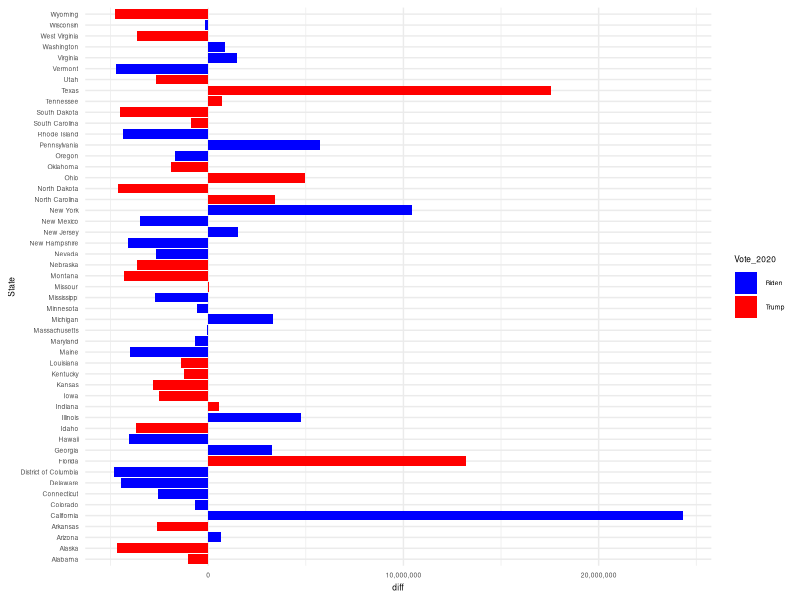
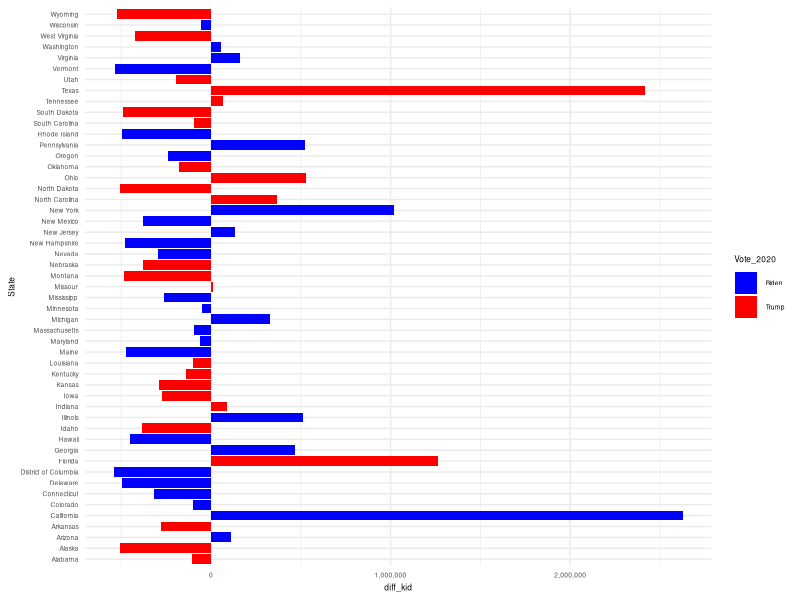
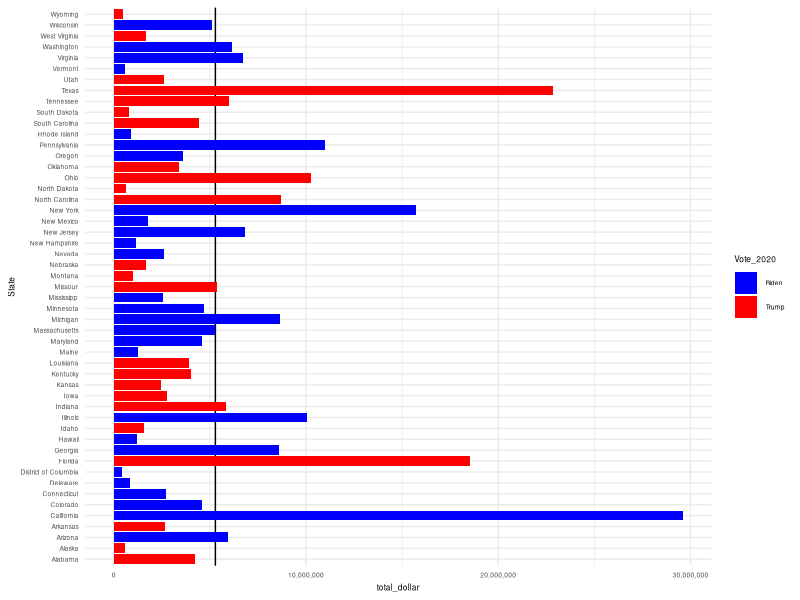
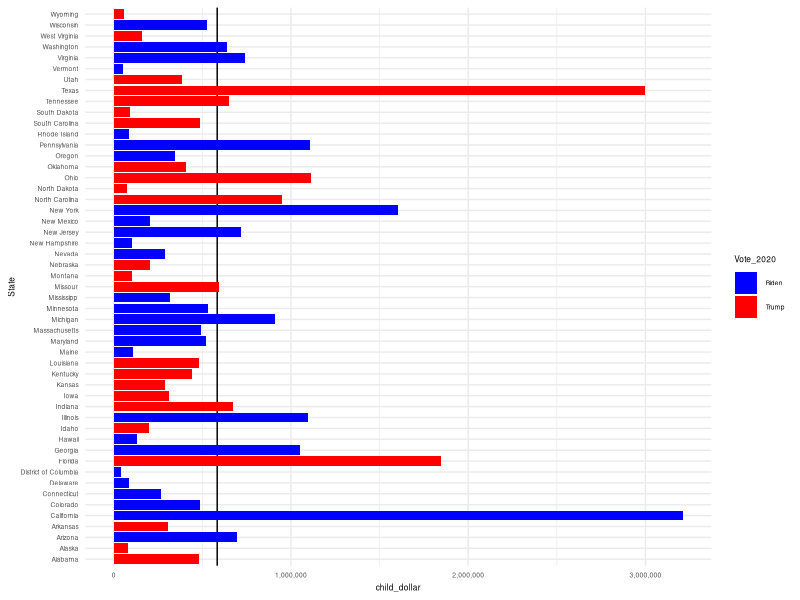
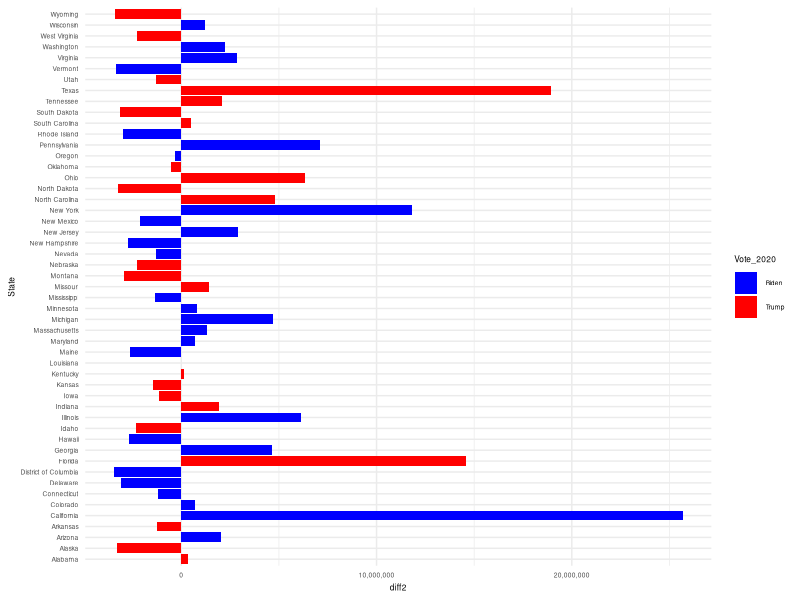
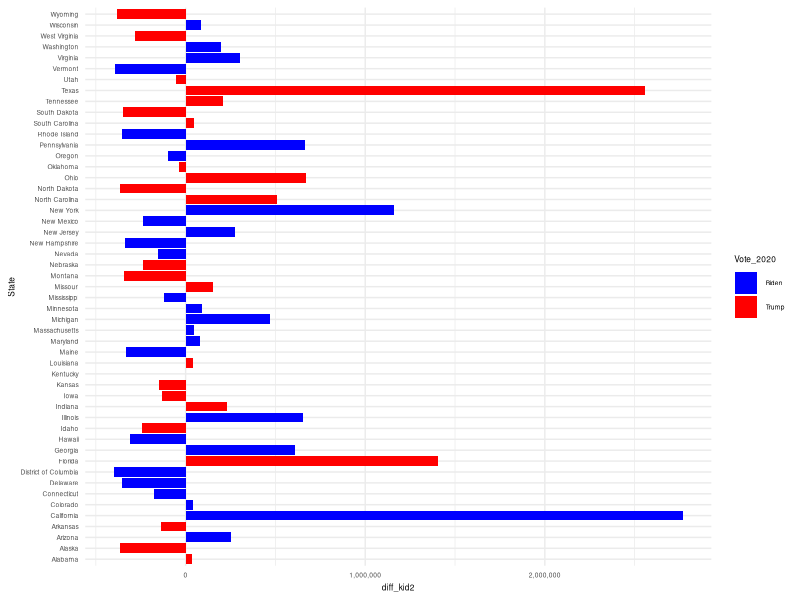
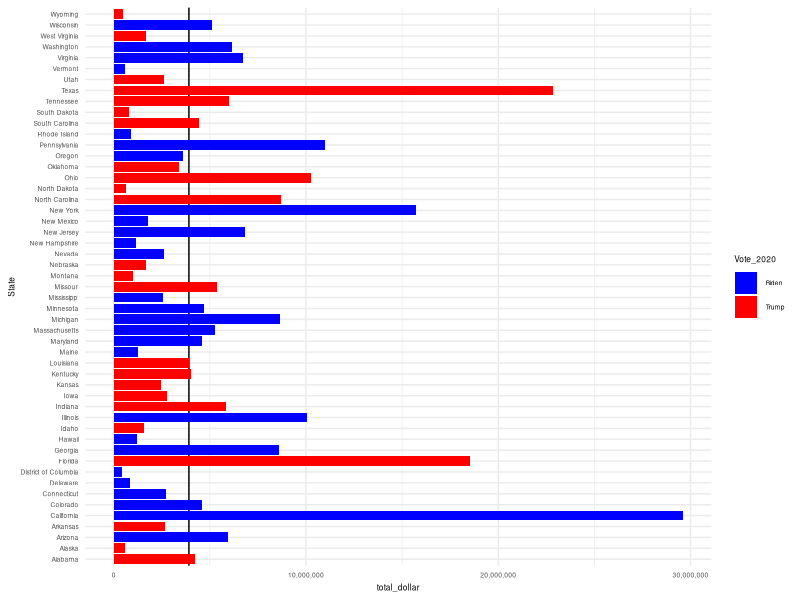
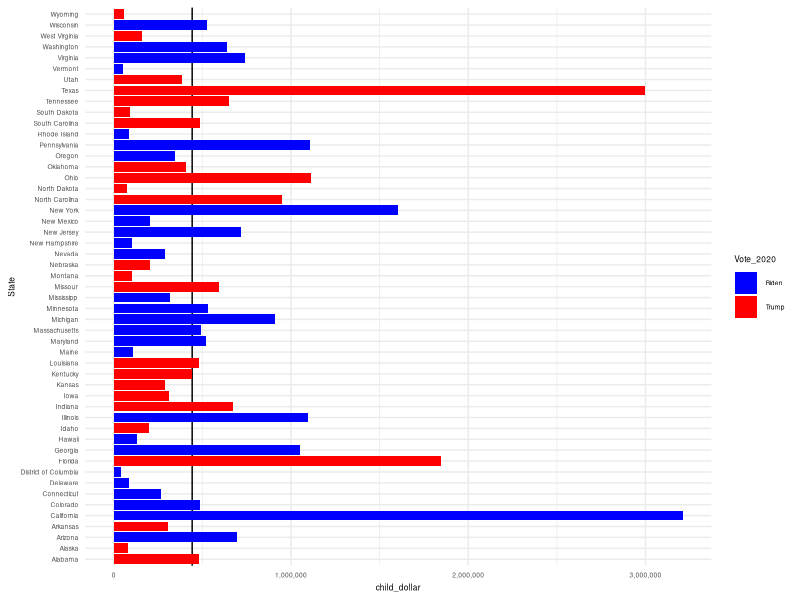

Write R code to recreate these figures, in order.
library(tidyverse)
library(readxl)
library(scales)
library(gridExtra)

eip <- read_excel("Data/EIP/EIP_1_w_election.xlsx") %>%
  mutate(State = as.factor(State))

eip$mean_aid <- mean(eip$total_dollar)
eip$med_aid <- median(eip$total_dollar)


eip$diff <- eip$total_dollar - eip$mean_aid
eip$diff2 <- eip$total_dollar - eip$med_aid

mean_line <- ggplot(eip, aes(x=State, y=total_dollar, fill=Vote_2020)) + 
  theme_minimal() +
  coord_flip() +
  geom_hline(yintercept=5286678) +
  geom_col() +
  theme(text = element_text(size=6)) + 
  scale_y_continuous(labels = comma) +
  scale_fill_manual(values=c("#0000FF", "#FF0000"))
  
        
mean_diff <- ggplot(eip, aes(x=State, y=diff, fill=Vote_2020)) + 
  theme_minimal() +
  coord_flip() +
  geom_col() +
  theme(text = element_text(size=6)) + 
  scale_y_continuous(labels = comma) +
  scale_fill_manual(values=c("#0000FF", "#FF0000"))

med_line <- ggplot(eip, aes(x=State, y=total_dollar, fill=Vote_2020)) + 
  theme_minimal() +
  coord_flip() +
  geom_hline(yintercept=3910130) +
  geom_col() +
  theme(text = element_text(size=6)) + 
  scale_y_continuous(labels = comma) +
  scale_fill_manual(values=c("#0000FF", "#FF0000"))


med_diff <- ggplot(eip, aes(x=State, y=diff2, fill=Vote_2020)) + 
  theme_minimal() +
  coord_flip() +
  geom_col() +
  theme(text = element_text(size=6)) + 
  scale_y_continuous(labels = comma) +
  scale_fill_manual(values=c("#0000FF", "#FF0000"))


##focus on children
kid <- eip
kid$mean_kid <- mean(kid$child_dollar)
kid$diff_kid <- kid$child_dollar - kid$mean_kid
kid$med_kid <- median(kid$child_dollar)
kid$diff_kid2 <- kid$child_dollar - kid$med_kid


mean_line2 <- ggplot(kid, aes(x=State, y=child_dollar, fill=Vote_2020)) + 
  theme_minimal() +
  coord_flip() +
  geom_hline(yintercept=583848.5) +
  geom_col() +
  theme(text = element_text(size=6)) + 
  scale_y_continuous(labels = comma) +
  scale_fill_manual(values=c("#0000FF", "#FF0000"))


mean_diff2 <- ggplot(kid, aes(x=State, y=diff_kid, fill=Vote_2020)) + 
  theme_minimal() +
  coord_flip() +
  geom_col() +
  theme(text = element_text(size=6)) + 
  scale_y_continuous(labels = comma) +
  scale_fill_manual(values=c("#0000FF", "#FF0000"))

med_line2 <- ggplot(kid, aes(x=State, y=child_dollar, fill=Vote_2020)) + 
  theme_minimal() +
  coord_flip() +
  geom_hline(yintercept=442637) +
  geom_col() +
  theme(text = element_text(size=6)) + 
  scale_y_continuous(labels = comma) +
  scale_fill_manual(values=c("#0000FF", "#FF0000"))


med_diff2 <- ggplot(kid, aes(x=State, y=diff_kid2, fill=Vote_2020)) + 
  theme_minimal() +
  coord_flip() +
  geom_col() +
  theme(text = element_text(size=6)) + 
  scale_y_continuous(labels = comma) +
  scale_fill_manual(values=c("#0000FF", "#FF0000"))